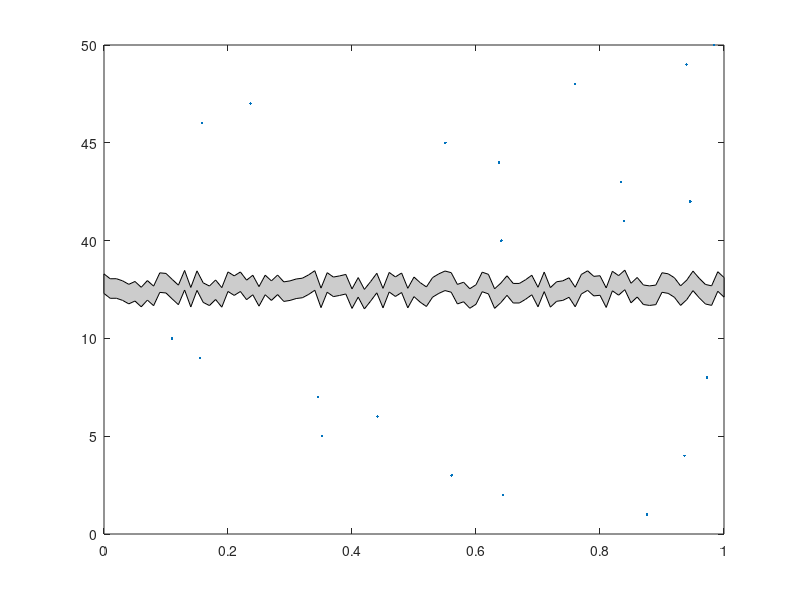

Reproduce this figure in MATLAB.
function h=breakPlot(x,y,y_break_start,y_break_end,break_type)
% BreakPlot(x,y,y_break_start,y_break_end,break_type)
% Produces a plot who's y-axis skips to avoid unecessary blank space
% 
% INPUT
% x
% y
% y_break_start
% y_break_end
% break_type
%    if break_type='RPatch' the plot will look torn
%       in the broken space
%    if break_type='Patch' the plot will have a more
%       regular, zig-zag tear
%    if break_plot='Line' the plot will merely have
%       some hash marks on the y-axis to denote the
%       break
%
% USAGE:
% figure;
% BreakPlot(rand(1,21),[1:10,40:50],10,40,'Line');
% figure;
% BreakPlot(rand(1,21),[1:10,40:50],10,40,'Patch');
% figure;
% BreakPlot(rand(1,21),[1:10,40:50],10,40,'RPatch');
% figure;
% x=rand(1,21);y=[1:10,40:50];
% subplot(2,1,1);plot(x(y>=40),y(y>=40),'.');
% set(gca,'XTickLabel',[]);
% subplot(2,1,2);plot(x(y<=20),y(y<=20),'.');
%
% IT'S NOT FANCY, BUT IT WORKS.

% Michael Robbins
% robbins@bloomberg.net
% michael.robbins@bloomberg.net

% data
if nargin<5 break_type='RPatch'; end;
if nargin<4 y_break_end=40; end;
if nargin<3 y_break_start=10; end;
if nargin<2 y=[1:10,40:50]; end;
if nargin<1 x=rand(1,21); end;


y_break_mid=(y_break_end-y_break_start)./2+y_break_start;

% erase useless data
x(y>y_break_start & y <y_break_end)=[];
y(y>y_break_start & y <y_break_end)=[];

% leave room for the y_break_end
[junk,i]=min(y>=y_break_end);
if i>y_break_end
    x=[x(1:i-1) NaN x(i:end)];
    y=[y(1:i-1) y_break_mid y(i:end)];
end;

% remap
y2=y;
y2(y2>=y_break_end)=y2(y2>=y_break_end)-y_break_mid;

% plot
h=plot(x,y2,'.');

% make break
xlim=get(gca,'xlim');
ytick=get(gca,'YTick');
[junk,i]=min(ytick<=y_break_start);
y=(ytick(i)-ytick(i-1))./2+ytick(i-1);
dy=(ytick(2)-ytick(1))./10;
xtick=get(gca,'XTick');
x=xtick(1);
dx=(xtick(2)-xtick(1))./2;

switch break_type
    case 'Patch',
		% this can be vectorized
        dx=(xlim(2)-xlim(1))./10;
        yy=repmat([y-2.*dy y-dy],1,6);
        xx=xlim(1)+dx.*[0:11];
		patch([xx(:);flipud(xx(:))], ...
            [yy(:);flipud(yy(:)-2.*dy)], ...
            [.8 .8 .8])
    case 'RPatch',
		% this can be vectorized
        dx=(xlim(2)-xlim(1))./100;
        yy=y+rand(101,1).*2.*dy;
        xx=xlim(1)+dx.*(0:100);
		patch([xx(:);flipud(xx(:))], ...
            [yy(:);flipud(yy(:)-2.*dy)], ...
            [.8 .8 .8])
    case 'Line',
		line([x-dx x   ],[y-2.*dy y-dy   ]);
		line([x    x+dx],[y+dy    y+2.*dy]);
		line([x-dx x   ],[y-3.*dy y-2.*dy]);
		line([x    x+dx],[y+2.*dy y+3.*dy]);
end;
set(gca,'xlim',xlim);

% map back
ytick(ytick>y_break_start)=ytick(ytick>y_break_start)+y_break_mid;
for i=1:length(ytick)
   yticklabel{i}=sprintf('%d',ytick(i));
end;
set(gca,'yticklabel',yticklabel);

